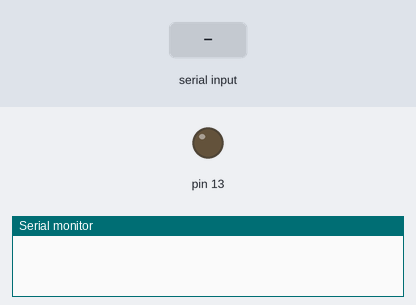
A sketch run on a simulated Arduino Uno, built with avr-gcc and run on an emulated ATmega328P. Shown: output pins drawn as LEDs (lit = HIGH), the last lines printed to the serial monitor. The inputs (shaded band) are chosen by the test bench.

Above: at 1.2 s.
1.3 s: "1" received over Serial
At 2.1 s:
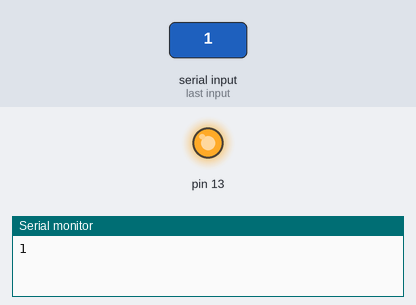
2.8 s: "0" received over Serial
At 3.3 s:
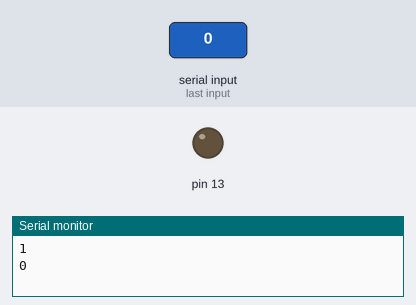
Timing chart, 0 to 5.8 s (numbered marks = the images above; inputs shaded):
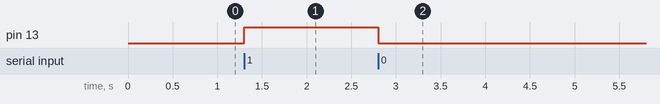

The sketch:

blender-arduino.ino
```cpp
char data; // to read the char

int led =13;

void setup() {
  Serial.begin(9600);
 pinMode(13,OUTPUT);

}

void loop() {

  if(Serial.available()>0) {      // if data available
    data = Serial.read();       // read data
    Serial.println(data);
    if(data == '1')
    {
      digitalWrite(13,HIGH);
    }
    else if(data == '0')
    {
        digitalWrite(13,LOW);
    }
  }
 // delay(100); // wait 100ms for next read
}
```

Measured:
- after the input at 1.3 s, pin 13: LOW → HIGH at once
- after the input at 2.8 s, pin 13: HIGH → LOW at once
